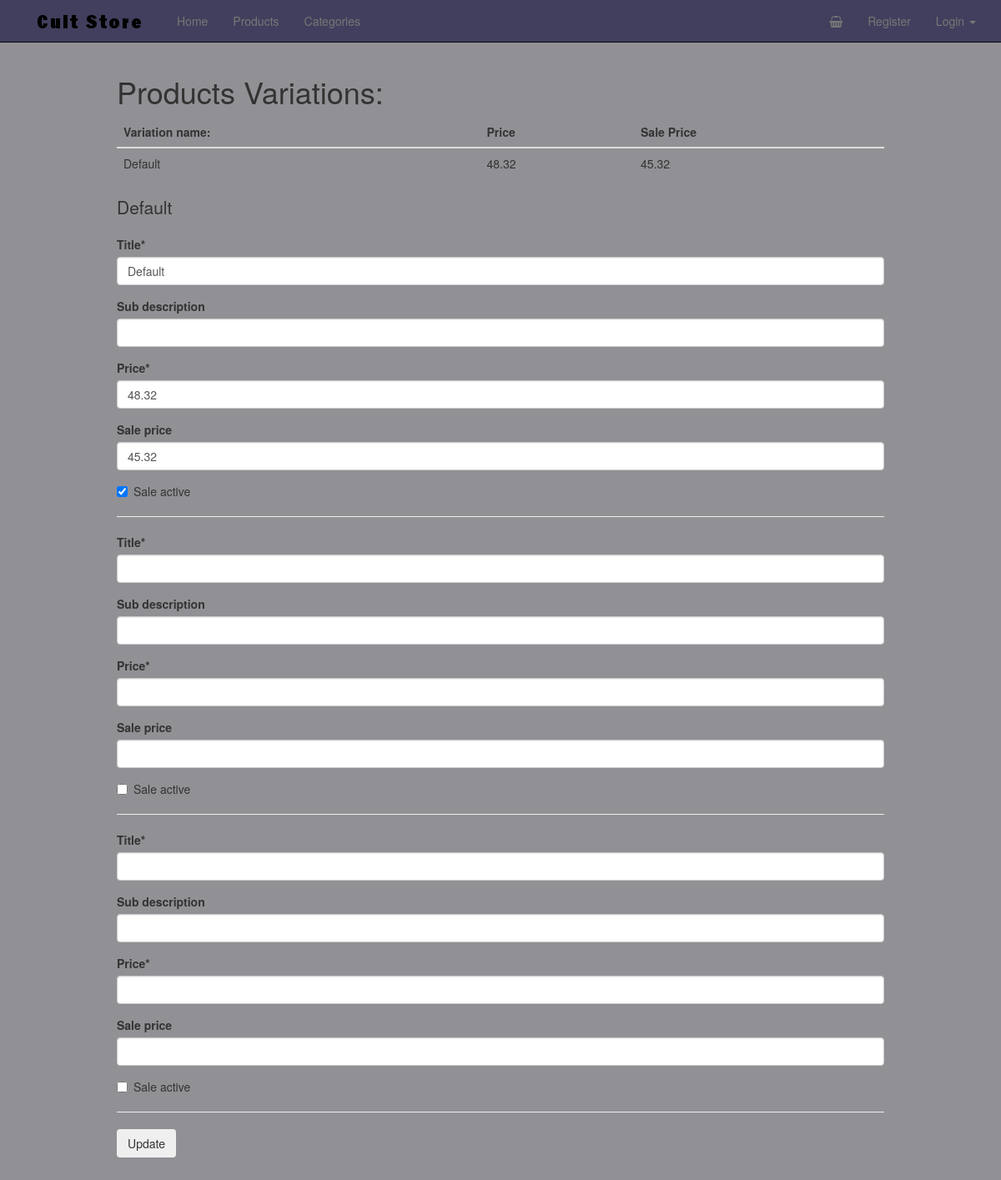
The app's page /products/4220a722-4628-45cc-b88e-4f50d21a4ca6/inventory/ with its own data.
### products/models.py (models this page shows, shortened)
class Variation(models.Model):
    title = models.CharField(max_length=120)
    sub_description = models.CharField(max_length=360, null=True, blank=True)
    price = models.DecimalField(max_digits=25, decimal_places=2)
    sale_price = models.DecimalField(max_digits=25, decimal_places=2,
                                     null=True, blank=True)
    sale_active = models.BooleanField(default=False)
    product = models.ForeignKey(Product)

### products/views.py (the view, shortened to what this page needs)
# urls.py: url(r'^(?P<id>[\w-]+)/inventory/$', VariationListView.as_view(), name='variation_detail'),
class VariationListView(ListView):
    model = Variation
    template_name = "products/variation_list.html"
    queryset = Variation.objects.all()
    def get_product_by_id(self, **kwargs):
        product_id = self.kwargs.get("id")
        product = get_object_or_404(Product, id=product_id)
        return product
    def get_context_data(self, *args, **kwargs):
        context = super(VariationListView, self).get_context_data(**kwargs)
        context["formset"] = VariationInventoryFormSet(queryset=self.get_queryset())
        return context
    def get_queryset(self, **kwargs):
        product = self.get_product_by_id()
        queryset = None
        if product:
            queryset = Variation.objects.filter(product=product)
        return queryset

### products/models.py (called while the page is built)
    def active(self):
        return self.filter(status="active")

    def get_queryset(self):
        return ProductQuerySet(self.model, using=self._db)

    def all(self, *args, **kwargs):
        return self.get_queryset().active()

### templates/products/variation_list.html (shortened to what this page needs)
{% extends 'base.html' %}
{% load crispy_forms_tags %}
{% block content %}
    <div class="col-sm-10 col-sm-offset-1">
        <h1>Products Variations:</h1>
        <table class="table">
            <thead>
            <tr>
                <th>Variation name:</th>
                <th>Price</th>
                <th>Sale Price</th>
            </tr>
            </thead>
            <tbody>
            {% for obj in object_list %}
                <tr>
                    <td>{{ obj.title }}</td>
                    <td>{{ obj.price }}</td>
                    <td>{% if obj.sale_price %}{{ obj.sale_price }}{% endif %}</td>
                </tr>
            {% endfor %}
            </tbody>
        </table>
        <form method="POST" action="">
            {% for form in formset %}
                <p class="lead">{{ form.instance.title }}</p>
                {{ form|crispy }}
                <hr />
            {% endfor %}
            <input type="submit" class="btn" value="Update">
        </form>
    </div>
{% endblock %}

### static_in_pro/our_static/css/navbar-static-top.css (style rules this page uses)
body { min-height: 1000px; background-color: #919195; }

### records on screen
Variation: title "Default", price "48.32", sale_price "45.32", instance "Default"
